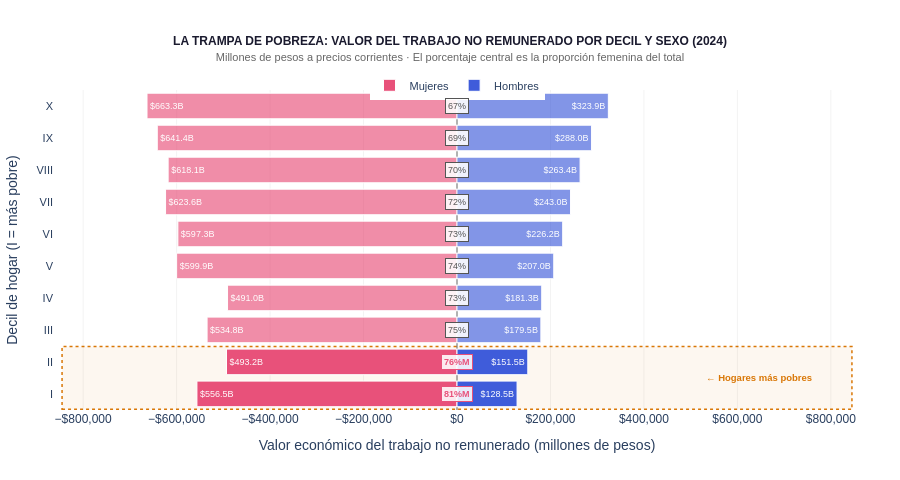

The code cell stored with this chart in its notebook:
### Markdown cell above
### 2.2 Gráfica: La trampa de pobreza — carga femenina se intensifica en deciles bajos

### Code cell
# ══════════════════════════════════════════════════════════════════════════════
# GRÁFICA 2A — Barras divergentes: valor M vs H por decil (año más reciente)
# Muestra cómo los deciles bajos tienen mayor concentración femenina
# ══════════════════════════════════════════════════════════════════════════════

deciles_ord = df10_total_decil['decil'].tolist()
val_m = df10_total_decil['Mujeres'].tolist()
val_h = df10_total_decil['Hombres'].tolist()
pct_m = df10_total_decil['pct_mujeres'].tolist()

# Normalizar por tamaño del decil para comparación relativa
# (los deciles tienen diferente N de hogares, pero para el argumento
# usamos el valor absoluto que el propio INEGI reporta)

fig_decil = go.Figure()

# Mujeres → izquierda
fig_decil.add_trace(go.Bar(
    name='Mujeres',
    x=[-v for v in val_m],
    y=deciles_ord,
    orientation='h',
    marker=dict(
        color=[COLOR_FEMENINO if d in ['I', 'II'] else f'rgba(232,81,122,0.65)' for d in deciles_ord],
        line=dict(color='white', width=1)
    ),
    text=[f'${v/1000:.1f}B' for v in val_m],
    textposition='inside',
    textfont=dict(color='white', size=9),
    hovertemplate='<b>Mujeres — Decil %{y}</b><br>$%{customdata:,.0f} millones<extra></extra>',
    customdata=val_m,
))

# Hombres → derecha
fig_decil.add_trace(go.Bar(
    name='Hombres',
    x=val_h,
    y=deciles_ord,
    orientation='h',
    marker=dict(
        color=[COLOR_MASCULINO if d in ['I', 'II'] else f'rgba(63,92,218,0.65)' for d in deciles_ord],
        line=dict(color='white', width=1)
    ),
    text=[f'${v/1000:.1f}B' for v in val_h],
    textposition='inside',
    textfont=dict(color='white', size=9),
    hovertemplate='<b>Hombres — Decil %{y}</b><br>$%{customdata:,.0f} millones<extra></extra>',
    customdata=val_h,
))

# Anotación del % femenino por decil
for d, pct in zip(deciles_ord, pct_m):
    color_ann = COLOR_FEMENINO if d in ['I', 'II'] else '#555'
    weight = 'bold' if d in ['I', 'II'] else 'normal'
    fig_decil.add_annotation(
        x=0, y=d,
        text=f'<b>{pct:.0f}%M</b>' if d in ['I', 'II'] else f'{pct:.0f}%',
        showarrow=False,
        font=dict(size=9, color=color_ann),
        bgcolor='rgba(255,255,255,0.88)',
        bordercolor=color_ann, borderwidth=1, borderpad=2,
        xanchor='center'
    )

_max_decil = max(max(val_m), max(val_h)) * 1.3

# Rectángulo de énfasis en deciles I y II
fig_decil.add_shape(
    type='rect',
    x0=-_max_decil * 0.98, x1=_max_decil * 0.98,
    y0=-0.48, y1=1.48,
    fillcolor='rgba(217,119,6,0.06)',
    line=dict(color=COLOR_BRECHA, width=1.5, dash='dot'),
    layer='below'
)
fig_decil.add_annotation(
    x=_max_decil * 0.75, y=0.5,
    text='<b>← Hogares más pobres</b>',
    showarrow=False,
    font=dict(size=9.5, color=COLOR_BRECHA),
)

fig_decil.update_layout(
    **{k: v for k, v in CHART_LAYOUT.items() if k not in ('margin', 'legend')},
    margin=dict(l=50, r=40, t=90, b=70),
    legend=dict(orientation='h', y=1.06, x=0.5, xanchor='center', font=dict(size=11)),
    barmode='overlay',
    height=480,
    title=dict(
        text=f'<b>LA TRAMPA DE POBREZA: VALOR DEL TRABAJO NO REMUNERADO POR DECIL Y SEXO ({ultimo_anio_10})</b><br>'
             '<span style="font-size:11px;color:#666">Millones de pesos a precios corrientes · El porcentaje central es la proporción femenina del total</span>',
        font=dict(size=12, color='#1a1a2e'), x=0.5, xanchor='center'
    ),
    xaxis=dict(
        title='Valor económico del trabajo no remunerado (millones de pesos)',
        range=[-_max_decil, _max_decil],
        gridcolor='rgba(0,0,0,0.05)',
        zeroline=True, zerolinecolor='rgba(0,0,0,0.3)', zerolinewidth=2,
        tickformat='$,.0f',
    ),
    yaxis=dict(
        title='Decil de hogar (I = más pobre)',
        gridcolor='rgba(0,0,0,0)',
        tickfont=dict(size=11)
    ),
)

fig_decil.show(config={'toImageButtonOptions': {'filename': 'trampa_decil_divergente', 'format': 'png'}})

### Figure 1 — Plotly figure (JSON) as saved in the notebook; plotly's stock layout.template omitted (floating-point values rounded to 4 significant figures)
{"data": [{"customdata": [556500.0, 493200.0, 534800.0, 491000.0, 599900.0, 597300.0, 623600.0, 618100.0, 641400.0, 663300.0], "hovertemplate": "<b>Mujeres — Decil %{y}</b><br>$%{customdata:,.0f} millones<extra></extra>", "marker": {"color": ["#e8517a", "#e8517a", "rgba(232,81,122,0.65)", "rgba(232,81,122,0.65)", "rgba(232,81,122,0.65)", "rgba(232,81,122,0.65)", "rgba(232,81,122,0.65)", "rgba(232,81,122,0.65)", "rgba(232,81,122,0.65)", "rgba(232,81,122,0.65)"], "line": {"color": "white", "width": 1}}, "name": "Mujeres", "orientation": "h", "text": ["$556.5B", "$493.2B", "$534.8B", "$491.0B", "$599.9B", "$597.3B", "$623.6B", "$618.1B", "$641.4B", "$663.3B"], "textfont": {"color": "white", "size": 9}, "textposition": "inside", "type": "bar", "x": [-556500.0, -493200.0, -534800.0, -491000.0, -599900.0, -597300.0, -623600.0, -618100.0, -641400.0, -663300.0], "y": ["I", "II", "III", "IV", "V", "VI", "VII", "VIII", "IX", "X"]}, {"customdata": [128500.0, 151500.0, 179500.0, 181300.0, 207000.0, 226200.0, 243000.0, 263400.0, 288000.0, 323900.0], "hovertemplate": "<b>Hombres — Decil %{y}</b><br>$%{customdata:,.0f} millones<extra></extra>", "marker": {"color": ["#3f5cda", "#3f5cda", "rgba(63,92,218,0.65)", "rgba(63,92,218,0.65)", "rgba(63,92,218,0.65)", "rgba(63,92,218,0.65)", "rgba(63,92,218,0.65)", "rgba(63,92,218,0.65)", "rgba(63,92,218,0.65)", "rgba(63,92,218,0.65)"], "line": {"color": "white", "width": 1}}, "name": "Hombres", "orientation": "h", "text": ["$128.5B", "$151.5B", "$179.5B", "$181.3B", "$207.0B", "$226.2B", "$243.0B", "$263.4B", "$288.0B", "$323.9B"], "textfont": {"color": "white", "size": 9}, "textposition": "inside", "type": "bar", "x": [128500.0, 151500.0, 179500.0, 181300.0, 207000.0, 226200.0, 243000.0, 263400.0, 288000.0, 323900.0], "y": ["I", "II", "III", "IV", "V", "VI", "VII", "VIII", "IX", "X"]}], "layout": {"annotations": [{"bgcolor": "rgba(255,255,255,0.88)", "bordercolor": "#e8517a", "borderpad": 2, "borderwidth": 1, "font": {"color": "#e8517a", "size": 9}, "showarrow": false, "text": "<b>81%M</b>", "x": 0, "xanchor": "center", "y": "I"}, {"bgcolor": "rgba(255,255,255,0.88)", "bordercolor": "#e8517a", "borderpad": 2, "borderwidth": 1, "font": {"color": "#e8517a", "size": 9}, "showarrow": false, "text": "<b>76%M</b>", "x": 0, "xanchor": "center", "y": "II"}, {"bgcolor": "rgba(255,255,255,0.88)", "bordercolor": "#555", "borderpad": 2, "borderwidth": 1, "font": {"color": "#555", "size": 9}, "showarrow": false, "text": "75%", "x": 0, "xanchor": "center", "y": "III"}, {"bgcolor": "rgba(255,255,255,0.88)", "bordercolor": "#555", "borderpad": 2, "borderwidth": 1, "font": {"color": "#555", "size": 9}, "showarrow": false, "text": "73%", "x": 0, "xanchor": "center", "y": "IV"}, {"bgcolor": "rgba(255,255,255,0.88)", "bordercolor": "#555", "borderpad": 2, "borderwidth": 1, "font": {"color": "#555", "size": 9}, "showarrow": false, "text": "74%", "x": 0, "xanchor": "center", "y": "V"}, {"bgcolor": "rgba(255,255,255,0.88)", "bordercolor": "#555", "borderpad": 2, "borderwidth": 1, "font": {"color": "#555", "size": 9}, "showarrow": false, "text": "73%", "x": 0, "xanchor": "center", "y": "VI"}, {"bgcolor": "rgba(255,255,255,0.88)", "bordercolor": "#555", "borderpad": 2, "borderwidth": 1, "font": {"color": "#555", "size": 9}, "showarrow": false, "text": "72%", "x": 0, "xanchor": "center", "y": "VII"}, {"bgcolor": "rgba(255,255,255,0.88)", "bordercolor": "#555", "borderpad": 2, "borderwidth": 1, "font": {"color": "#555", "size": 9}, "showarrow": false, "text": "70%", "x": 0, "xanchor": "center", "y": "VIII"}, {"bgcolor": "rgba(255,255,255,0.88)", "bordercolor": "#555", "borderpad": 2, "borderwidth": 1, "font": {"color": "#555", "size": 9}, "showarrow": false, "text": "69%", "x": 0, "xanchor": "center", "y": "IX"}, {"bgcolor": "rgba(255,255,255,0.88)", "bordercolor": "#555", "borderpad": 2, "borderwidth": 1, "font": {"color": "#555", "size": 9}, "showarrow": false, "text": "67%", "x": 0, "xanchor": "center", "y": "X"}, {"font": {"color": "#d97706", "size": 9.5}, "showarrow": false, "text": "<b>← Hogares más pobres</b>", "x": 646800.0, "y": 0.5}], "barmode": "overlay", "font": {"family": "DM Sans, Arial, sans-serif", "size": 12}, "height": 480, "legend": {"font": {"size": 11}, "orientation": "h", "x": 0.5, "xanchor": "center", "y": 1.06}, "margin": {"b": 70, "l": 50, "r": 40, "t": 90}, "paper_bgcolor": "white", "plot_bgcolor": "white", "shapes": [{"fillcolor": "rgba(217,119,6,0.06)", "layer": "below", "line": {"color": "#d97706", "dash": "dot", "width": 1.5}, "type": "rect", "x0": -845100.0, "x1": 845100.0, "y0": -0.48, "y1": 1.48}], "title": {"font": {"color": "#1a1a2e", "size": 12}, "text": "<b>LA TRAMPA DE POBREZA: VALOR DEL TRABAJO NO REMUNERADO POR DECIL Y SEXO (2024)</b><br><span style=\"font-size:11px;color:#666\">Millones de pesos a precios corrientes · El porcentaje central es la proporción femenina del total</span>", "x": 0.5, "xanchor": "center"}, "xaxis": {"gridcolor": "rgba(0,0,0,0.05)", "range": [-862400.0, 862400.0], "tickformat": "$,.0f", "title": {"text": "Valor económico del trabajo no remunerado (millones de pesos)"}, "zeroline": true, "zerolinecolor": "rgba(0,0,0,0.3)", "zerolinewidth": 2}, "yaxis": {"gridcolor": "rgba(0,0,0,0)", "tickfont": {"size": 11}, "title": {"text": "Decil de hogar (I = más pobre)"}}}}
